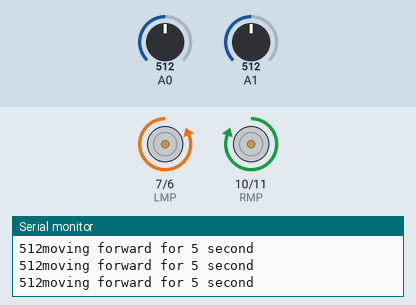
Recording of a sketch running on a simulated Arduino Uno, built with avr-gcc and run on an emulated ATmega328P. Parts: motor-driver pin pairs drawn as motors (green arrow = first pin HIGH = forward, orange = second pin HIGH = backward, longer = more drive), the last lines printed to the serial monitor. Inputs (shaded band) come from the test bench; at power-on: A0 = 512, A1 = 512.

Above: at 1.2 s.
1.3 s: A0 set to 418
4.3 s: A0 set to 385
At 5.2 s:
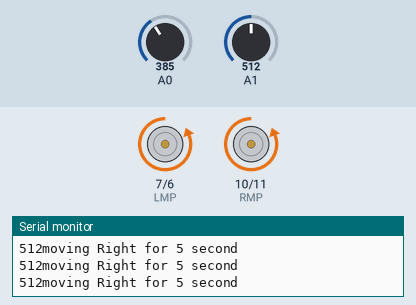
5.8 s: A1 set to 310
7.3 s: A1 set to 292
At 7.8 s:
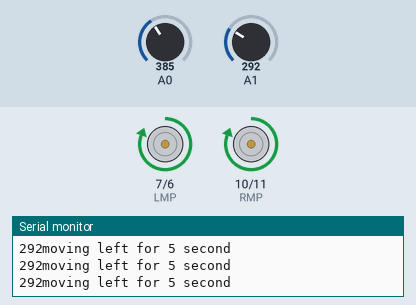
8.8 s: A0 set to 310
10.3 s: A0 set to 283
At 11.7 s:
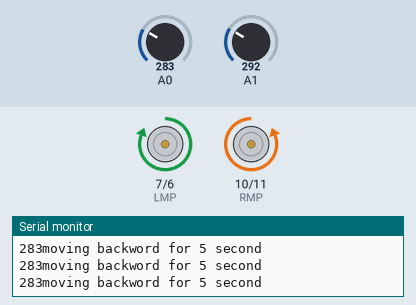
Timing chart, 0 to 12.8 s (numbered marks = the images above; inputs shaded):
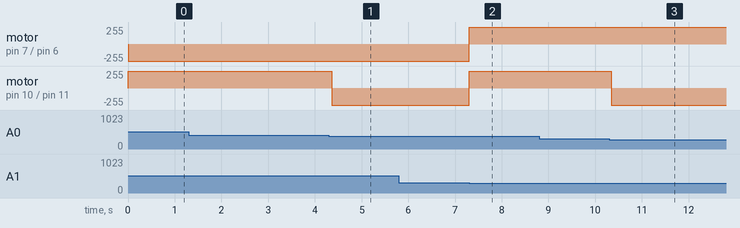

The sketch:

robot_and_motion_sense.ino
```cpp
int i;
int RMP = 10, RMN = 11, LMP = 7, LMN = 6;
void setup() {
  pinMode(RMP, OUTPUT);
  pinMode(RMN, OUTPUT);
  pinMode(LMN, OUTPUT);
  pinMode(LMP, OUTPUT);
  Serial.begin(9600);
}


void loop() {
int x=analogRead(A0), y=analogRead(A1) ;


    if (x>400)
    {
      Serial.print(x);
      Serial.println("moving forward for 5 second" );
      //forward motion

      digitalWrite(RMP, HIGH);
      digitalWrite(RMN, LOW);
      digitalWrite(LMP, LOW);
      digitalWrite(LMN, HIGH);

    }
    else if (x<300)
    {
      //BACKWORD MOTION
      Serial.print(x);
      Serial.println("moving backword for 5 second" );
      digitalWrite(RMP, LOW);
      digitalWrite(RMN, HIGH);
      digitalWrite(LMP, HIGH);
      digitalWrite(LMN, LOW);

    }
   else if (y<300)
    {
      Serial.print(y);
      Serial.println("moving left for 5 second" );
      //LEFT MOTION
      digitalWrite(RMP, HIGH);
      digitalWrite(RMN, LOW);
      digitalWrite(LMP, HIGH);
      digitalWrite(LMN, LOW);


    }
    else if (y>400)
    {
      Serial.print(y);
      Serial.println("moving Right for 5 second" );
      //RIGHT MOTION
      digitalWrite(RMP, LOW);
      digitalWrite(RMN, HIGH);
      digitalWrite(LMP, LOW);
      digitalWrite(LMN, HIGH);

    }

}
```

Measured:
- the behaviour switches between 401 and 400 on A0 (found by bisection; images 0 and 1)
- the behaviour switches between 300 and 299 on A1 (found by bisection; images 1 and 2)
- the behaviour switches between 300 and 299 on A0 (found by bisection; images 2 and 3)
- after the input at 4.3 s, motor on pin 10 (RMP) / pin 11 (RMN): forward 255/255 → backward 255/255 after 0.06 s
- after the input at 7.3 s, motor on pin 7 (LMP) / pin 6 (LMN), motor on pin 10 (RMP) / pin 11 (RMN): backward 255/255 → forward 255/255 at once
- after the input at 10.3 s, motor on pin 10 (RMP) / pin 11 (RMN): forward 255/255 → backward 255/255 at once
